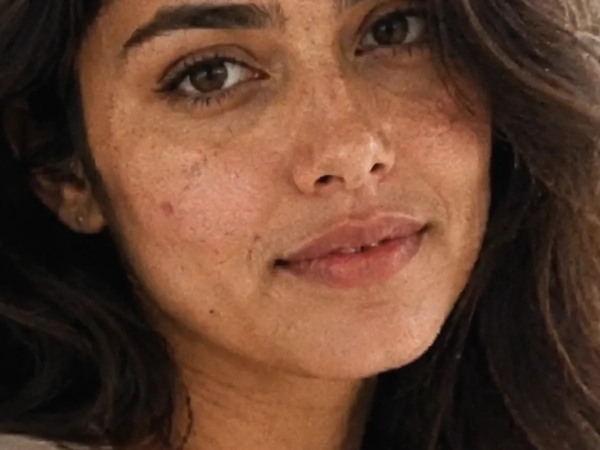
#> input picture web/samples/detail-before.webp, 1200 x 900 px (shown at 1/2 size); its folder holds only this picture in this run
$ python -i analysis.py   (imports and definitions only)   (older library calls are emulated)
#> lines starting #> are read from the running program, lines starting #| are printed output that depends on the picture; after the words box and inside, x2 and y2 are one past the last pixel; in counts of white or black regions, pixels touching at a corner belong together
"""Automatic image-quality analysis — the thing that makes one mode adaptive.

Ported from the multi-mode service, trimmed to exactly the measurements the Beautify pipeline
consumes. Everything here is classical CV (OpenCV/NumPy): cheap, no model weights. Face
detection uses OpenCV's bundled Haar cascade, so analysis needs no extra download (GFPGAN uses
its own, better detector during restoration).

Dropped from the original because only the removed modes used them: colourfulness, sepia, fade
and haze scores (old-photo colour restoration), and the old-photo classification.
"""
from __future__ import annotations

from dataclasses import dataclass, field
from typing import List, Optional

import cv2
import numpy as np

# Quality categories drive how hard the pipeline works.
SEVERELY_DEGRADED = "SEVERELY_DEGRADED"
LOW = "LOW"
MEDIUM = "MEDIUM"
HIGH = "HIGH"


@dataclass
class FaceBox:
    x: int
    y: int
    w: int
    h: int


@dataclass
class Analysis:
    width: int
    height: int
    blur_score: float           # 0 sharp .. 1 very blurry
    noise_score: float          # 0 clean .. 1 very noisy
    jpeg_artifact_score: float  # 0 none .. 1 heavy blocking
    low_light_score: float      # 0 bright .. 1 very dark
    edge_density: float         # 0 flat .. 1 busy
    dynamic_range: float        # 0 low .. 1 full
    brightness: float = 0.5
    contrast: float = 0.0
    # How blurred is the SHARPEST part of the frame - the 20th percentile across the sampled
    # windows, where `blur_score` is the median. The difference is the whole point: a sharp
    # subject against a defocused background has a MEDIAN that says "blurry" (most windows land
    # on the background) and a FLOOR that says "sharp", because some window found real detail.
    # The floor is high only when nothing anywhere in the photo is sharp, which is exactly a
    # soft-focus or mis-focused frame - the one case where recovering the whole frame, and not
    # just the face, is both wanted and physically possible.
    blur_floor: float = 1.0
    highlight_clip: float = 0.0
    shadow_clip: float = 0.0
    is_grayscale: bool = False
    is_portrait: bool = False   # a face is the dominant subject
    has_alpha: bool = False
    quality_category: str = MEDIUM
    faces: List[FaceBox] = field(default_factory=list)
    small_faces: bool = False
    already_high_quality: bool = False
    screenshot_like: bool = False

    @property
    def face_count(self) -> int:
        return len(self.faces)

    @property
    def megapixels(self) -> float:
        return round(self.width * self.height / 1_000_000.0, 3)

    @property
    def largest_face(self) -> Optional[FaceBox]:
        return max(self.faces, key=lambda f: f.w * f.h) if self.faces else None


_FACE_CASCADE: "cv2.CascadeClassifier | None" = None


def _face_cascade() -> "cv2.CascadeClassifier":
    global _FACE_CASCADE
    if _FACE_CASCADE is None:
        path = cv2.data.haarcascades + "haarcascade_frontalface_default.xml"
        _FACE_CASCADE = cv2.CascadeClassifier(path)
    return _FACE_CASCADE


def _detect_faces(rgb: np.ndarray) -> List[FaceBox]:
    cascade = _face_cascade()
    if cascade.empty():
        return []
    # Detect on a downscaled copy for speed on large images, then map boxes back. Downscaling
    # from the colour image directly means a 40 MP grayscale copy is never allocated to find
    # something a 1024 px copy finds just as well.
    h, w = rgb.shape[:2]
    scale = 1.0
    max_side = 1024
    if max(h, w) > max_side:
        scale = max_side / float(max(h, w))
        rgb = cv2.resize(rgb, (max(1, int(w * scale)), max(1, int(h * scale))),
                         interpolation=cv2.INTER_AREA)
    small = cv2.cvtColor(rgb, cv2.COLOR_RGB2GRAY)
    faces = cascade.detectMultiScale(small, scaleFactor=1.1, minNeighbors=5, minSize=(24, 24))
    return [FaceBox(int(x / scale), int(y / scale), int(fw / scale), int(fh / scale)) for (x, y, fw, fh) in faces]


def _blur_score(gray: np.ndarray) -> float:
    # Variance of Laplacian; higher = sharper. ~1000+ is very sharp, <50 is very blurry.
    lap_var = cv2.Laplacian(gray, cv2.CV_64F).var()
    sharpness = min(1.0, lap_var / 1000.0)
    return float(round(1.0 - sharpness, 4))


def _sharpness_windows(rgb: np.ndarray, window: int = 256, grid: int = 4) -> List[np.ndarray]:
    """A grid of full-resolution windows, for a statistic that must see real pixels.

    Same geometry as chunked.windows - 4x4 windows of 256 px, origins pinned to the 8-pixel
    grid - duplicated here rather than imported so `analysis` keeps no dependency on the
    pipeline package. It is used ONLY for `blur_floor`, and it runs whether or not the caller
    sampled, so a photo just under the chunking threshold and one just over it measure their
    softness identically. Cost is 16 x 256x256 Laplacians, about a megapixel.
    """
    h, w = rgb.shape[:2]
    # Shrink the window rather than collapsing to one. Returning the whole frame as a single
    # window makes the 20th percentile of a one-element list equal to the median, so blur_floor
    # would equal blur_score for every photo under about a megapixel - and the entire point of
    # the statistic is the gap between them. Below 128 px there is nothing worth sampling.
    if min(h, w) < 128:
        return [rgb]
    win = int(min(window, max(64, min(h, w) // grid)))
    win_h, win_w = min(win, h), min(win, w)
    ys = [int(v) & ~7 for v in np.linspace(0, max(0, h - win_h), grid)]
    xs = [int(v) & ~7 for v in np.linspace(0, max(0, w - win_w), grid)]
    return [np.ascontiguousarray(rgb[y:y + win_h, x:x + win_w]) for y in ys for x in xs]


def _noise_score(gray: np.ndarray) -> float:
    # Noise estimated as the residual after a median blur.
    denoised = cv2.medianBlur(gray, 3)
    residual = cv2.absdiff(gray, denoised)
    return float(round(min(1.0, float(residual.mean()) / 32.0), 4))


def _jpeg_artifact_score(gray: np.ndarray) -> float:
    # Blockiness: gradients across 8x8 block boundaries vs gradients within blocks.
    h, w = gray.shape[:2]
    if h < 16 or w < 16:
        return 0.0
    g = gray.astype(np.float32)
    col_diff = np.abs(np.diff(g, axis=1))
    row_diff = np.abs(np.diff(g, axis=0))
    boundary = (col_diff[:, 7::8].mean() + row_diff[7::8, :].mean()) / 2.0
    overall = (col_diff.mean() + row_diff.mean()) / 2.0 + 1e-6
    ratio = boundary / overall
    # ratio ~1 = no blocking; >1.3 = visible blocking.
    return float(round(min(1.0, max(0.0, (ratio - 1.0) / 0.6)), 4))


def _low_light_score(gray: np.ndarray) -> float:
    mean = float(gray.mean()) / 255.0
    return float(round(min(1.0, max(0.0, (0.35 - mean) / 0.35)), 4))


def _edge_density(gray: np.ndarray) -> float:
    edges = cv2.Canny(gray, 80, 160)
    return float(round(float((edges > 0).mean()), 4))


def _dynamic_range(gray: np.ndarray) -> float:
    lo, hi = np.percentile(gray, (2, 98))
    return float(round((hi - lo) / 255.0, 4))


def _screenshot_like(gray: np.ndarray, edge_density: float) -> bool:
    # Screenshots/documents: many flat regions + lots of sharp text edges + limited tones.
    hist = cv2.calcHist([gray], [0], None, [64], [0, 256]).flatten()
    peak_fraction = float(hist.max() / (hist.sum() + 1e-6))
    return peak_fraction > 0.25 and edge_density > 0.06


def _is_grayscale(rgb: np.ndarray) -> bool:
    small = cv2.resize(rgb, (64, 64), interpolation=cv2.INTER_AREA).astype(np.int16)
    diff = np.abs(small[..., 0] - small[..., 1]) + np.abs(small[..., 1] - small[..., 2])
    return float(diff.mean()) < 6.0


def classify_quality(blur: float, noise: float, jpeg: float, drange: float, longest_side: int) -> str:
    """Degradation metrics + resolution -> category. Not resolution-only: a large image can
    still be blurry or heavily compressed."""
    degradation = 0.45 * blur + 0.25 * noise + 0.30 * jpeg
    tiny = longest_side < 320
    small = longest_side < 640
    if degradation > 0.62 or (tiny and degradation > 0.4):
        return SEVERELY_DEGRADED
    if degradation > 0.4 or (small and degradation > 0.28):
        return LOW
    if blur < 0.16 and noise < 0.16 and jpeg < 0.16 and drange > 0.55 and longest_side >= 900:
        return HIGH
    return MEDIUM


def analyse(rgb: np.ndarray, has_alpha: bool = False,
            sampled: "Optional[tuple]" = None) -> Analysis:
    """Run the full analysis on an RGB uint8 image.

    `sampled` is `(full-resolution windows, whole-frame proxy)` from chunked.analysis_sample,
    passed on a photo large enough that measuring it whole is not worth it - a Laplacian in
    float64 over 40 MP costs 320 MB to learn one number. The degradation scores are pooled
    across the windows (they must see real pixels at real scale) and the intensity statistics
    come from the proxy (downscaling preserves them). Geometry, faces and the grayscale test
    always come from the real image.

    With `sampled=None` the windows are `[rgb]` and the proxy is `rgb`, so the median of one
    window is that window and every number is exactly what it was before.
    """
    height, width = rgb.shape[:2]
    tiles, whole = ([rgb], rgb) if sampled is None else sampled
    grays = [cv2.cvtColor(t, cv2.COLOR_RGB2GRAY) for t in tiles]
    gray = cv2.cvtColor(whole, cv2.COLOR_RGB2GRAY)

    # Median across windows, not mean: one window that happens to land on a blank wall should
    # not decide that the whole photo is soft.
    def pooled(fn) -> float:
        return float(np.median([fn(g) for g in grays]))

    blur = pooled(_blur_score)
    # The sharpest fifth of the frame rather than the middle of it. See Analysis.blur_floor.
    # When `sampled` was given, `grays` already IS the window grid, so it is reused; otherwise
    # the grid is cut here so the number means the same thing on both paths.
    floor_grays = grays if len(grays) > 1 else [
        cv2.cvtColor(t, cv2.COLOR_RGB2GRAY) for t in _sharpness_windows(rgb)]
    blur_floor = float(round(
        float(np.percentile([_blur_score(g) for g in floor_grays], 20)), 4))
    noise = pooled(_noise_score)
    jpeg = pooled(_jpeg_artifact_score)
    edges = pooled(_edge_density)
    low_light = _low_light_score(gray)
    drange = _dynamic_range(gray)
    faces = _detect_faces(rgb)
    screenshot = _screenshot_like(gray, edges)
    category = classify_quality(blur, noise, jpeg, drange, max(width, height))

    # A face is "small" (weaker restoration) if its largest side is under ~64 px in the source.
    small_faces = bool(faces) and all(max(f.w, f.h) < 64 for f in faces)

    largest_frac = 0.0
    if faces:
        largest_frac = max(f.w * f.h for f in faces) / float(max(1, width * height))
    is_portrait = bool(faces) and largest_frac > 0.03 and not screenshot

    return Analysis(
        width=width,
        height=height,
        blur_score=blur,
        blur_floor=blur_floor,
        noise_score=noise,
        jpeg_artifact_score=jpeg,
        low_light_score=low_light,
        edge_density=edges,
        dynamic_range=drange,
        brightness=float(round(float(gray.mean()) / 255.0, 4)),
        contrast=float(round(float(gray.std()) / 128.0, 4)),
        highlight_clip=float(round(float((gray >= 250).mean()), 4)),
        shadow_clip=float(round(float((gray <= 5).mean()), 4)),
        is_grayscale=_is_grayscale(rgb),
        is_portrait=is_portrait,
        has_alpha=has_alpha,
        quality_category=category,
        faces=faces,
        small_faces=small_faces,
        # The original also required low fade/haze here; those scores existed only for the
        # old-photo colour restoration that this build drops, so the category decides.
        already_high_quality=(category == HIGH),
        screenshot_like=screenshot,
    )

>>> import cv2
>>> picture = cv2.cvtColor(cv2.imread('../web/samples/detail-before.webp'), cv2.COLOR_BGR2RGB)
>>> result = analyse(picture)
#> in analyse, `tiles, whole = ([rgb], rgb) if sampled is None else sampled`: tiles = 1 item
#> in analyse, `gray = cv2.cvtColor(whole, cv2.COLOR_RGB2GRAY)`:
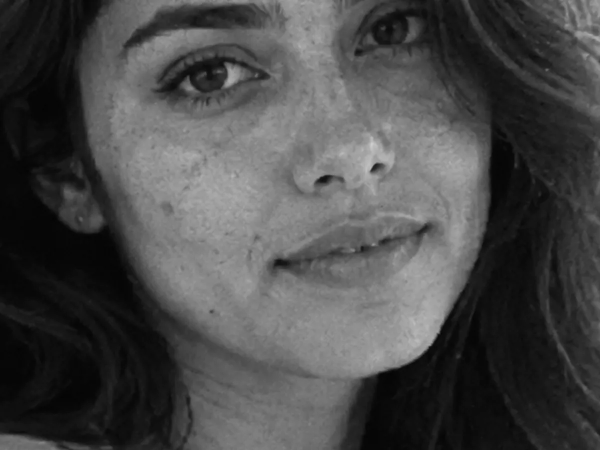
#> gray: shape (900, 1200) (shown at 1/2 size); min 3, max 208, mean 72.9
#> in _blur_score, `lap_var = cv2.Laplacian(gray, cv2.CV_64F).var()`: lap_var = 6.65
#> in _blur_score, `sharpness = min(1.0, lap_var / 1000.0)`: sharpness = 0.00665
#> in analyse, `blur = pooled(_blur_score)`: blur = 0.993
#> in analyse, `floor_grays = grays if len(grays) > 1 else [ cv2.cvtColor(t, cv2.COLOR..`: floor_grays = 16 items
#> in analyse, `blur_floor = float(round( float(np.percentile([_blur_score(g) for g in..`: blur_floor = 0.991
#> in _noise_score, `residual = cv2.absdiff(gray, denoised)`:
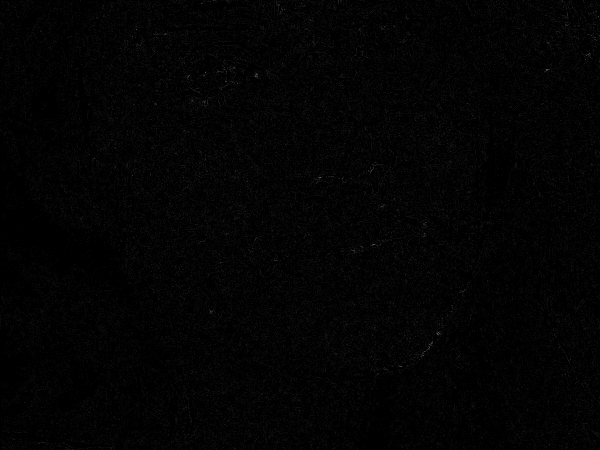
#> residual: shape (900, 1200) (shown at 1/2 size); min 0, max 19, mean 0.233; drawn with min black and max white
#> in analyse, `noise = pooled(_noise_score)`: noise = 0.0073
#> in _jpeg_artifact_score, `boundary = (col_diff[:, 7::8].mean() + row_diff[7::8, :].mean()) / 2.0`: boundary = 1.17
#> in _jpeg_artifact_score, `overall = (col_diff.mean() + row_diff.mean()) / 2.0 + 1e-6`: overall = 1.06
#> in _jpeg_artifact_score, `ratio = boundary / overall`: ratio = 1.1
#> in analyse, `jpeg = pooled(_jpeg_artifact_score)`: jpeg = 0.172
#> in _edge_density, `edges = cv2.Canny(gray, 80, 160)`:
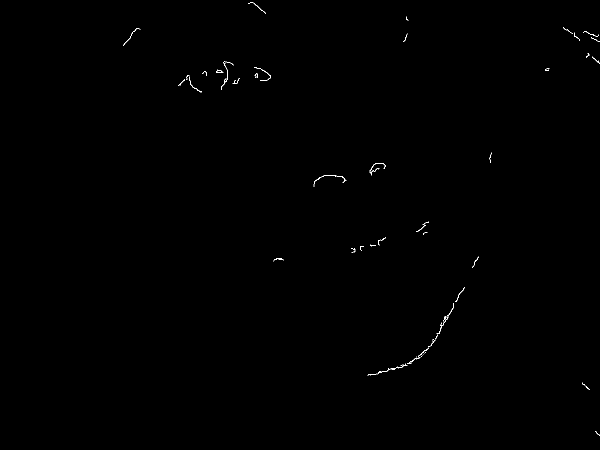
#> edges: shape (900, 1200) (shown at 1/2 size); 0.15% white in thin lines or dots, all inside (x1, y1, x2, y2) = (246, 5, 1200, 872)
#> in analyse, `edges = pooled(_edge_density)`: edges = 0.0015
#> in _low_light_score, `mean = float(gray.mean()) / 255.0`: mean = 0.286
#> in analyse, `low_light = _low_light_score(gray)`: low_light = 0.183
#> in _dynamic_range, `lo, hi = np.percentile(gray, (2, 98))`: lo = 7; hi = 158
#> in analyse, `drange = _dynamic_range(gray)`: drange = 0.592
#> in _detect_faces, `rgb = cv2.resize(rgb, (max(1, int(w * scale)), max(1, int(h * scale)))..`:
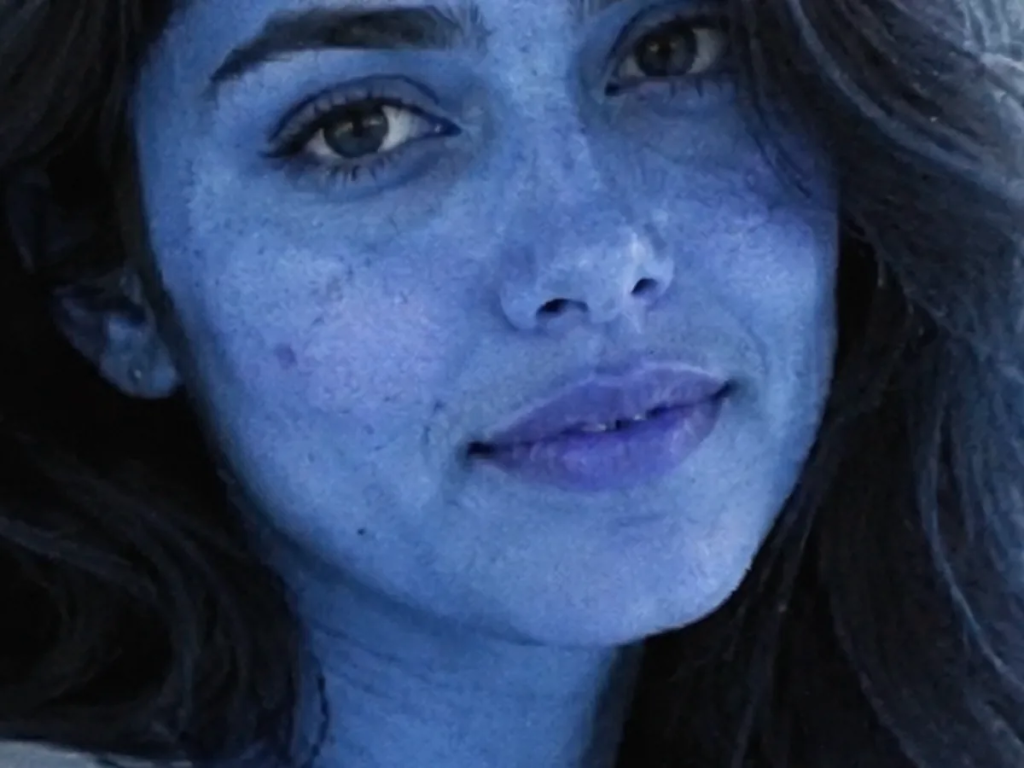
#> rgb: shape (768, 1024, 3); mean of channels 0, 1, 2 98.9, 64.7, 46.9; drawn as B, G, R
#> in _detect_faces, `small = cv2.cvtColor(rgb, cv2.COLOR_RGB2GRAY)`:
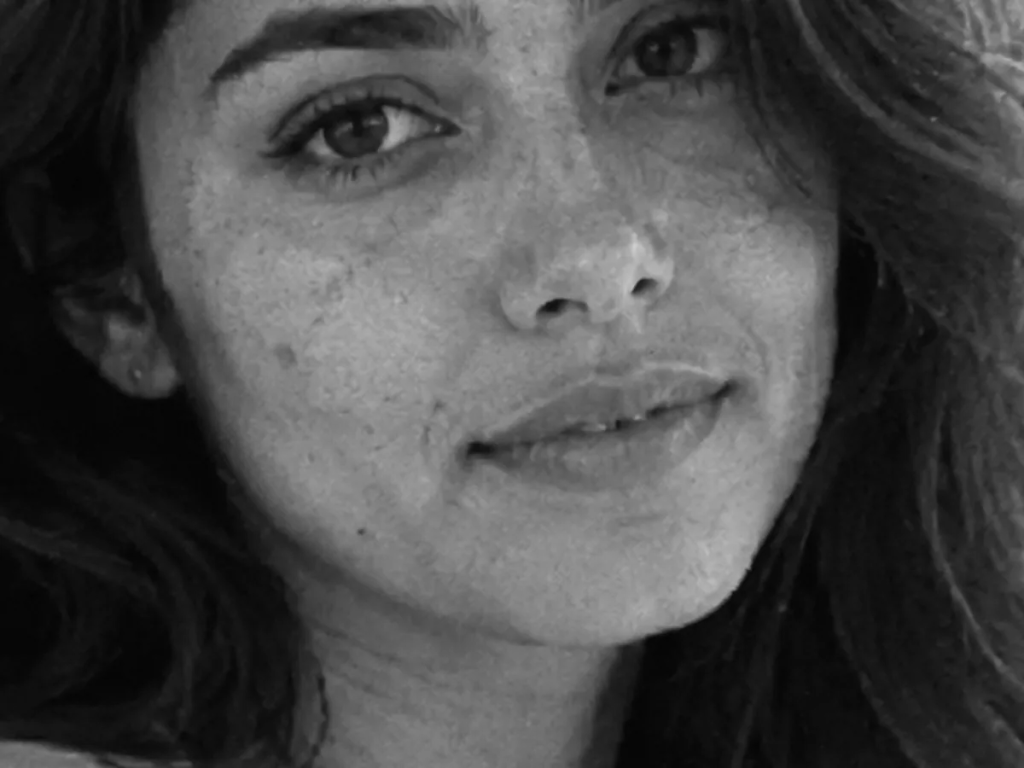
#> small: shape (768, 1024); min 3, max 206, mean 72.9
#> in _detect_faces, `faces = cascade.detectMultiScale(small, scaleFactor=1.1, minNeighbors=..`: faces = ()
#> in analyse, `faces = _detect_faces(rgb)`: faces = []
#> in _screenshot_like, `hist = cv2.calcHist([gray], [0], None, [64], [0, 256]).flatten()`: hist = 64 values, max 75625 at index 3, min 0 at index 53, mean 16875
#> in _screenshot_like, `peak_fraction = float(hist.max() / (hist.sum() + 1e-6))`: peak_fraction = 0.07
#> in analyse, `screenshot = _screenshot_like(gray, edges)`: screenshot = False
#> in classify_quality, `degradation = 0.45 * blur + 0.25 * noise + 0.30 * jpeg`: degradation = 0.5
#> in analyse, `category = classify_quality(blur, noise, jpeg, drange, max(width, heig..`: category = 'LOW'
#> in analyse, `small_faces = bool(faces) and all(max(f.w, f.h) < 64 for f in faces)`: small_faces = False
#> in _is_grayscale, `small = cv2.resize(rgb, (64, 64), interpolation=cv2.INTER_AREA).astype..`:
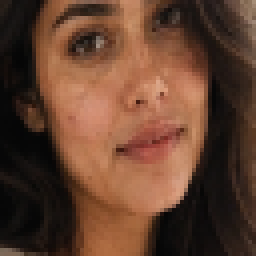
#> small: shape (64, 64, 3) int16 (shown 4 times larger); mean R, G, B 98.9, 64.7, 46.9
#> in _is_grayscale, `diff = np.abs(small[..., 0] - small[..., 1]) + np.abs(small[..., 1] - ..`:
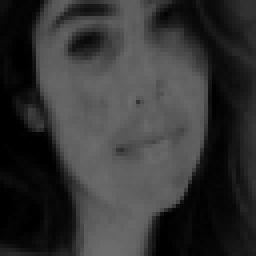
#> diff: shape (64, 64) int16 (shown 4 times larger); min 0, max 109, mean 52

$ run again, on web/samples/portrait-before.webp
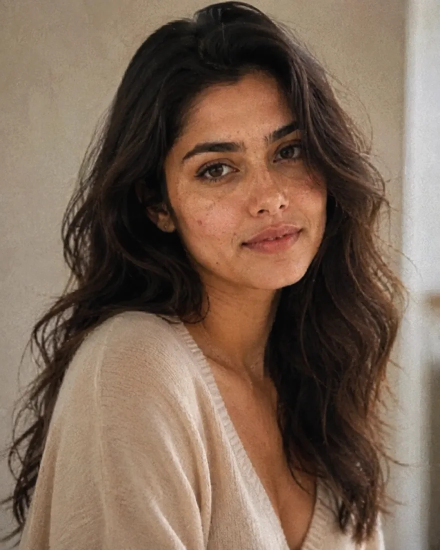
#> input picture web/samples/portrait-before.webp, 880 x 1100 px (shown at 1/2 size)
#> tiles = 1 item
#> lap_var = 40.14
#> sharpness = 0.0401
#> blur = 0.96
#> floor_grays = 16 items
#> blur_floor = 0.945
#> noise = 0.0205
#> boundary = 2.68
#> overall = 2.22
#> ratio = 1.21
#> jpeg = 0.343
#> in _edge_density, `edges = cv2.Canny(gray, 80, 160)`:
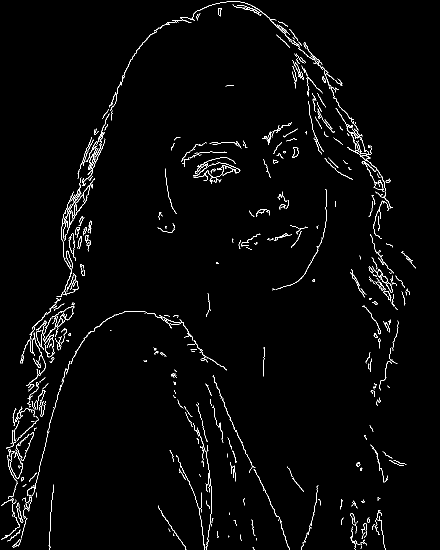
#> edges: shape (1100, 880) (shown at 1/2 size); 2% white in thin lines or dots
#> in analyse, `edges = pooled(_edge_density)`: edges = 0.0199
#> mean = 0.416
#> low_light = 0
#> lo = 9; hi = 204
#> drange = 0.765
#> in _detect_faces, `faces = cascade.detectMultiScale(small, scaleFactor=1.1, minNeighbors=..`: faces = [[278, 165, 386, 386]]
#> in analyse, `faces = _detect_faces(rgb)`: faces = 1 item
#> hist = 64 values, max 72455 at index 37, min 0 at index 59, mean 15125
#> peak_fraction = 0.0749
#> screenshot = False
#> degradation = 0.54
#> category = 'LOW'
#> small_faces = False
#> largest_frac = 0.177
#> is_portrait = True
#> in _is_grayscale, `diff = np.abs(small[..., 0] - small[..., 1]) + np.abs(small[..., 1] - ..`:
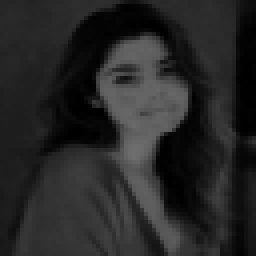
#> diff: shape (64, 64) int16 (shown 4 times larger); min 0, max 110, mean 38.5
